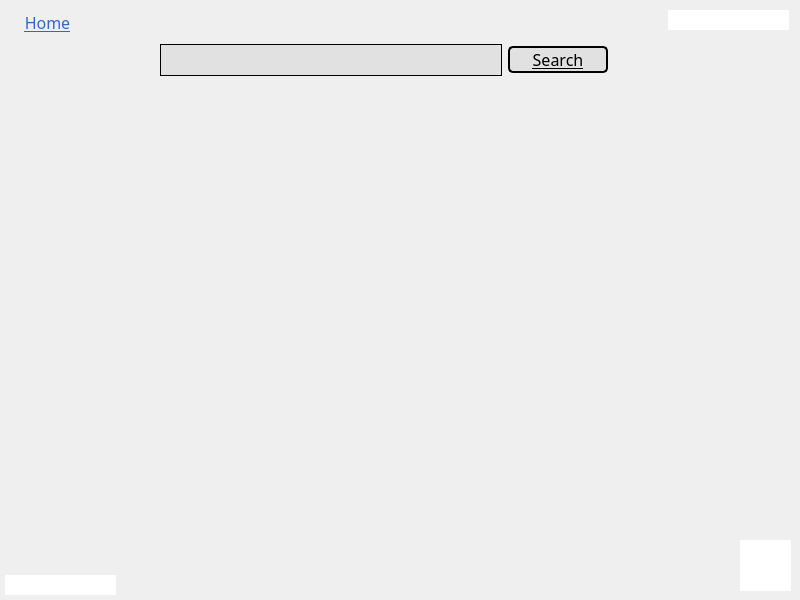
<?xml version="1.0" encoding="UTF-8"?>
<ui version="4.0">
 <class>member_catalogue_screen</class>
 <widget class="QWidget" name="member_catalogue_screen">
  <property name="geometry">
   <rect>
    <x>0</x>
    <y>0</y>
    <width>800</width>
    <height>600</height>
   </rect>
  </property>
  <property name="windowTitle">
   <string>Form</string>
  </property>
  <widget class="QLabel" name="label_title">
   <property name="geometry">
    <rect>
     <x>740</x>
     <y>540</y>
     <width>51</width>
     <height>51</height>
    </rect>
   </property>
   <property name="styleSheet">
    <string notr="true">background-color: rgb(255, 255, 255);</string>
   </property>
   <property name="text">
    <string/>
   </property>
   <property name="scaledContents">
    <bool>false</bool>
   </property>
  </widget>
  <widget class="QLabel" name="label_username">
   <property name="geometry">
    <rect>
     <x>668</x>
     <y>10</y>
     <width>121</width>
     <height>20</height>
    </rect>
   </property>
   <property name="layoutDirection">
    <enum>Qt::LeftToRight</enum>
   </property>
   <property name="styleSheet">
    <string notr="true">text-align: right;
background-color: rgb(255, 255, 255);
</string>
   </property>
   <property name="text">
    <string/>
   </property>
  </widget>
  <widget class="QPushButton" name="pushButton_home">
   <property name="geometry">
    <rect>
     <x>10</x>
     <y>10</y>
     <width>75</width>
     <height>24</height>
    </rect>
   </property>
   <property name="font">
    <font>
     <family>Italic Outline Art</family>
     <pointsize>12</pointsize>
     <bold>false</bold>
     <underline>true</underline>
    </font>
   </property>
   <property name="cursor">
    <cursorShape>PointingHandCursor</cursorShape>
   </property>
   <property name="styleSheet">
    <string notr="true">background-color: 0;
border-radius: 15px;
border-color: 0;
color: #3366CC;
</string>
   </property>
   <property name="text">
    <string>Home</string>
   </property>
  </widget>
  <widget class="QWidget" name="layoutWidget">
   <property name="geometry">
    <rect>
     <x>160</x>
     <y>40</y>
     <width>448</width>
     <height>40</height>
    </rect>
   </property>
   <layout class="QHBoxLayout" name="horizontalLayout">
    <item>
     <widget class="QLineEdit" name="lineEdit">
      <property name="minimumSize">
       <size>
        <width>340</width>
        <height>32</height>
       </size>
      </property>
      <property name="styleSheet">
       <string notr="true">background-color: #E1E1E1;
border: 1px solid #000000;

</string>
      </property>
     </widget>
    </item>
    <item>
     <widget class="QPushButton" name="pushButton_search">
      <property name="minimumSize">
       <size>
        <width>100</width>
        <height>0</height>
       </size>
      </property>
      <property name="font">
       <font>
        <family>Italic Outline Art</family>
        <pointsize>12</pointsize>
        <italic>false</italic>
        <bold>false</bold>
        <underline>true</underline>
       </font>
      </property>
      <property name="cursor">
       <cursorShape>PointingHandCursor</cursorShape>
      </property>
      <property name="styleSheet">
       <string notr="true">background-color: #E1E1E1;
border-radius: 5px;
border: 2px solid #000000;

</string>
      </property>
      <property name="text">
       <string>Search</string>
      </property>
     </widget>
    </item>
   </layout>
  </widget>
  <widget class="QLabel" name="label_date">
   <property name="geometry">
    <rect>
     <x>5</x>
     <y>575</y>
     <width>111</width>
     <height>20</height>
    </rect>
   </property>
   <property name="styleSheet">
    <string notr="true">background-color: rgb(255, 255, 255);</string>
   </property>
   <property name="text">
    <string/>
   </property>
   <property name="alignment">
    <set>Qt::AlignLeading|Qt::AlignLeft|Qt::AlignVCenter</set>
   </property>
  </widget>
 </widget>
 <resources/>
 <connections/>
</ui>
